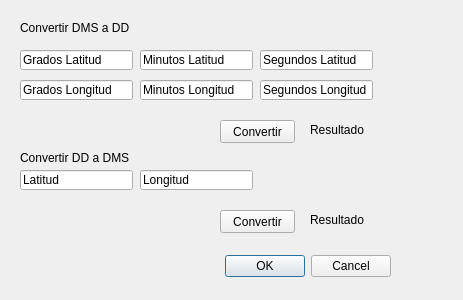
<?xml version="1.0" encoding="UTF-8"?>
<ui version="4.0">
 <class>Calculadora_De_CoordenadasDialogBase</class>
 <widget class="QDialog" name="Calculadora_De_CoordenadasDialogBase">
  <property name="geometry">
   <rect>
    <x>0</x>
    <y>0</y>
    <width>463</width>
    <height>300</height>
   </rect>
  </property>
  <property name="minimumSize">
   <size>
    <width>463</width>
    <height>300</height>
   </size>
  </property>
  <property name="maximumSize">
   <size>
    <width>463</width>
    <height>300</height>
   </size>
  </property>
  <property name="windowTitle">
   <string>Calculadora De Coordenadas</string>
  </property>
  <widget class="QDialogButtonBox" name="button_box">
   <property name="geometry">
    <rect>
     <x>50</x>
     <y>250</y>
     <width>341</width>
     <height>32</height>
    </rect>
   </property>
   <property name="orientation">
    <enum>Qt::Horizontal</enum>
   </property>
   <property name="standardButtons">
    <set>QDialogButtonBox::Cancel|QDialogButtonBox::Ok</set>
   </property>
  </widget>
  <widget class="QLabel" name="label">
   <property name="geometry">
    <rect>
     <x>20</x>
     <y>20</y>
     <width>111</width>
     <height>16</height>
    </rect>
   </property>
   <property name="text">
    <string>Convertir DMS a DD</string>
   </property>
  </widget>
  <widget class="QLabel" name="label_2">
   <property name="geometry">
    <rect>
     <x>20</x>
     <y>150</y>
     <width>111</width>
     <height>16</height>
    </rect>
   </property>
   <property name="text">
    <string>Convertir DD a DMS</string>
   </property>
  </widget>
  <widget class="QLabel" name="ResultadoDMS">
   <property name="geometry">
    <rect>
     <x>310</x>
     <y>210</y>
     <width>91</width>
     <height>20</height>
    </rect>
   </property>
   <property name="text">
    <string>Resultado</string>
   </property>
  </widget>
  <widget class="QLineEdit" name="GradosLat">
   <property name="geometry">
    <rect>
     <x>20</x>
     <y>50</y>
     <width>113</width>
     <height>20</height>
    </rect>
   </property>
   <property name="text">
    <string>Grados Latitud</string>
   </property>
  </widget>
  <widget class="QLineEdit" name="MinLat">
   <property name="geometry">
    <rect>
     <x>140</x>
     <y>50</y>
     <width>113</width>
     <height>20</height>
    </rect>
   </property>
   <property name="text">
    <string>Minutos Latitud</string>
   </property>
  </widget>
  <widget class="QLineEdit" name="SegLat">
   <property name="geometry">
    <rect>
     <x>260</x>
     <y>50</y>
     <width>113</width>
     <height>20</height>
    </rect>
   </property>
   <property name="text">
    <string>Segundos Latitud</string>
   </property>
  </widget>
  <widget class="QLineEdit" name="MinLon">
   <property name="geometry">
    <rect>
     <x>140</x>
     <y>80</y>
     <width>113</width>
     <height>20</height>
    </rect>
   </property>
   <property name="text">
    <string>Minutos Longitud</string>
   </property>
  </widget>
  <widget class="QLineEdit" name="GradosLon">
   <property name="geometry">
    <rect>
     <x>20</x>
     <y>80</y>
     <width>113</width>
     <height>20</height>
    </rect>
   </property>
   <property name="text">
    <string>Grados Longitud</string>
   </property>
  </widget>
  <widget class="QLineEdit" name="SegLon">
   <property name="geometry">
    <rect>
     <x>260</x>
     <y>80</y>
     <width>113</width>
     <height>20</height>
    </rect>
   </property>
   <property name="inputMask">
    <string/>
   </property>
   <property name="text">
    <string>Segundos Longitud</string>
   </property>
  </widget>
  <widget class="QLineEdit" name="Latitud">
   <property name="geometry">
    <rect>
     <x>20</x>
     <y>170</y>
     <width>113</width>
     <height>20</height>
    </rect>
   </property>
   <property name="text">
    <string>Latitud</string>
   </property>
  </widget>
  <widget class="QLineEdit" name="Longitud">
   <property name="geometry">
    <rect>
     <x>140</x>
     <y>170</y>
     <width>113</width>
     <height>20</height>
    </rect>
   </property>
   <property name="text">
    <string>Longitud</string>
   </property>
  </widget>
  <widget class="QLabel" name="ResultadoDD">
   <property name="geometry">
    <rect>
     <x>310</x>
     <y>120</y>
     <width>81</width>
     <height>20</height>
    </rect>
   </property>
   <property name="text">
    <string>Resultado</string>
   </property>
  </widget>
  <widget class="QPushButton" name="DMSaDD">
   <property name="geometry">
    <rect>
     <x>220</x>
     <y>120</y>
     <width>75</width>
     <height>23</height>
    </rect>
   </property>
   <property name="text">
    <string>Convertir</string>
   </property>
  </widget>
  <widget class="QPushButton" name="DDaDMS">
   <property name="geometry">
    <rect>
     <x>220</x>
     <y>210</y>
     <width>75</width>
     <height>23</height>
    </rect>
   </property>
   <property name="text">
    <string>Convertir</string>
   </property>
  </widget>
 </widget>
 <resources/>
 <connections>
  <connection>
   <sender>button_box</sender>
   <signal>accepted()</signal>
   <receiver>Calculadora_De_CoordenadasDialogBase</receiver>
   <slot>accept()</slot>
   <hints>
    <hint type="sourcelabel">
     <x>20</x>
     <y>20</y>
    </hint>
    <hint type="destinationlabel">
     <x>20</x>
     <y>20</y>
    </hint>
   </hints>
  </connection>
  <connection>
   <sender>button_box</sender>
   <signal>rejected()</signal>
   <receiver>Calculadora_De_CoordenadasDialogBase</receiver>
   <slot>reject()</slot>
   <hints>
    <hint type="sourcelabel">
     <x>20</x>
     <y>20</y>
    </hint>
    <hint type="destinationlabel">
     <x>20</x>
     <y>20</y>
    </hint>
   </hints>
  </connection>
 </connections>
</ui>
